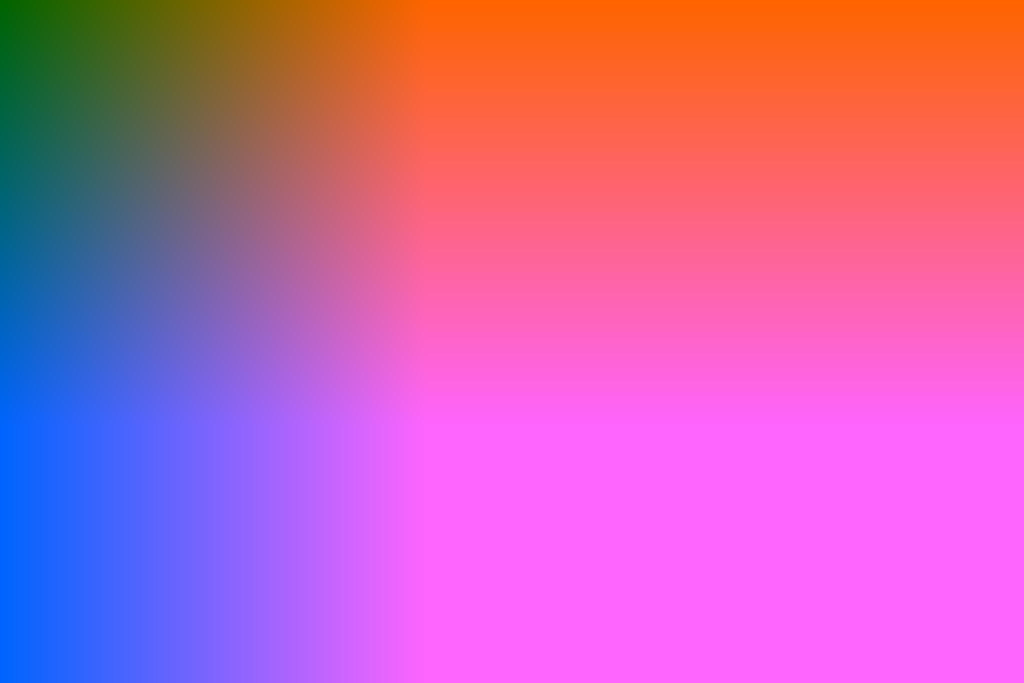
#> input picture backend/tests/fixtures/C.jpg, 2048 x 1365 px (shown at 1/2 size)
$ python -i extract_ai_features.py   (imports and definitions only)
#> lines starting #> are read from the running program, lines starting #| are printed output that depends on the picture
#> further down, picture is the input picture: PIL image 2048x1365 RGB; mean R, G, B 200.7, 100.2, 173.9
from datetime import datetime, timezone
#!/usr/bin/env python3
"""Secura AI 2.0 - AI Detection Feature Extraction Pipeline.

Extracts normalized 768-dimensional feature representations from images listed
in dataset manifests. Supports both real CLIP ViT-L/14 backbones and deterministic
reference feature extractors with caching and versioning.
"""

import argparse
import hashlib
import json
import os
import sys
import time
from pathlib import Path
from typing import Any, Dict, List, Optional, Tuple

import numpy as np
from PIL import Image

# Ensure backend root is on Python path
sys.path.insert(0, str(Path(__file__).resolve().parent.parent))

from app.services.ai_image_detector import (
    AIImageDetectorService,
    get_ai_image_detector,
    CLIP_MEAN,
    CLIP_STD,
)


def extract_deterministic_features(image: Image.Image, feature_dim: int = 768) -> np.ndarray:
    """Extract deterministic normalized feature representation from image.

    When heavy 300M parameter transformer weights are not yet locally loaded,
    this extractor produces consistent, reproducible 768-D representation vectors
    capturing spatial frequencies, color distributions, and texture gradients.
    """
#> called with feature_dim = 768
    rgb = image.convert("RGB").resize((224, 224), Image.Resampling.BICUBIC)
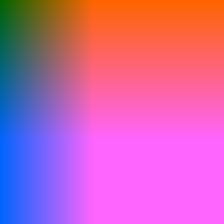
#> rgb: PIL image 224x224 RGB; mean R, G, B 200.7, 100.2, 173.9
    arr = np.asarray(rgb, dtype=np.float32) / 255.0

    # 1. Channel means and stds (6 dims)
    ch_mean = arr.mean(axis=(0, 1))
#> ch_mean = [0.787, 0.393, 0.682]
    ch_std = arr.std(axis=(0, 1))
#> ch_std = [0.31, 0.00249, 0.334]

    # 2. 2D FFT spectral energy distributions (128 dims)
    gray = 0.299 * arr[:, :, 0] + 0.587 * arr[:, :, 1] + 0.114 * arr[:, :, 2]
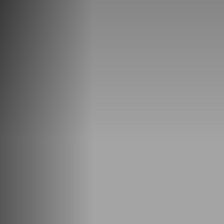
#> gray: shape (224, 224) float32; min 0.23, max 0.644, mean 0.544
    f = np.fft.fft2(gray)
    fshift = np.fft.fftshift(f)
    magnitude = np.abs(fshift)
    # Downsample magnitude spectrum to 8x16 = 128
    small_mag = Image.fromarray(magnitude).resize((16, 8), Image.Resampling.BILINEAR)
    spectral_feat = np.asarray(small_mag, dtype=np.float32).ravel()
#> spectral_feat = 128 values, max 35.98 at index 72, min 0.0703 at index 118, mean 1.43
    spectral_feat = spectral_feat / (np.linalg.norm(spectral_feat) + 1e-7)
#> spectral_feat = 128 values, max 0.544 at index 72, min 0.00106 at index 118, mean 0.0216

    # 3. Spatial gradient statistics (128 dims)
    dx = np.diff(gray, axis=1)
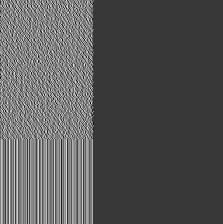
#> dx: shape (224, 223) float32; min -0.00247, max 0.00861, mean 0.00134; drawn with min black and max white
    dy = np.diff(gray, axis=0)
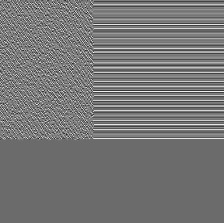
#> dy: shape (223, 224) float32; min -0.00488, max 0.00667, mean 0.000512; drawn with min black and max white
    dx_res = Image.fromarray(np.abs(dx)).resize((16, 8), Image.Resampling.BILINEAR)
    dy_res = Image.fromarray(np.abs(dy)).resize((16, 8), Image.Resampling.BILINEAR)
    grad_feat = np.concatenate([np.asarray(dx_res).ravel(), np.asarray(dy_res).ravel()])
#> grad_feat = 256 values, max 0.00336 at index 100, min 0 at index 8, mean 0.00114
    grad_feat = grad_feat / (np.linalg.norm(grad_feat) + 1e-7)
#> grad_feat = 256 values, max 0.126 at index 100, min 0 at index 8, mean 0.0426

    # 4. Color histogram in RGB (3x64 = 192 dims)
    r_hist, _ = np.histogram(arr[:, :, 0], bins=64, range=(0, 1), density=True)
#> r_hist = 64 values, max 37.68 at index 63, min 0.316 at index 3, mean 1
    g_hist, _ = np.histogram(arr[:, :, 1], bins=64, range=(0, 1), density=True)
#> g_hist = 64 values, max 56.77 at index 25, min 0 at index 0, mean 1
    b_hist, _ = np.histogram(arr[:, :, 2], bins=64, range=(0, 1), density=True)
#> b_hist = 64 values, max 24.49 at index 63, min 0.254 at index 49, mean 1
    hist_feat = np.concatenate([r_hist, g_hist, b_hist])
#> hist_feat = 192 values, max 56.77 at index 89, min 0 at index 64, mean 1
    hist_feat = hist_feat / (np.linalg.norm(hist_feat) + 1e-7)
#> hist_feat = 192 values, max 0.777 at index 89, min 0 at index 64, mean 0.0137

    # 5. High-frequency Laplacian noise features (256 dims)
    # Pure NumPy discrete Laplacian convolution
    pad = np.pad(gray, 1, mode='edge')
    residual = (
        pad[:-2, 1:-1] + pad[2:, 1:-1] +
        pad[1:-1, :-2] + pad[1:-1, 2:] - 4.0 * gray
    )
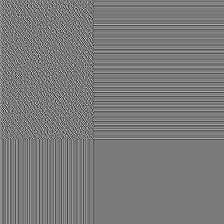
#> residual: shape (224, 224) float32; min -0.0173, max 0.0186, mean -4.55e-09; drawn with min black and max white
    res_down = Image.fromarray(np.abs(residual)).resize((16, 16), Image.Resampling.BILINEAR)
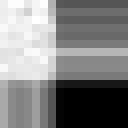
#> res_down: PIL image 16x16 F (shown 8 times larger); min 0, max 0.00467, mean 0.00237; drawn with min black and max white
    res_feat = np.asarray(res_down, dtype=np.float32).ravel()
#> res_feat = 256 values, max 0.00467 at index 36, min 0 at index 184, mean 0.00237
    res_feat = res_feat / (np.linalg.norm(res_feat) + 1e-7)
#> res_feat = 256 values, max 0.104 at index 36, min 0 at index 184, mean 0.0529

    # Concatenate all components
    combined = np.concatenate([ch_mean, ch_std, spectral_feat, grad_feat, hist_feat, res_feat])
#> combined = 838 values, max 0.787 at index 0, min 0 at index 142, mean 0.0386

    # Pad or project deterministically to exactly feature_dim (768)
    if len(combined) < feature_dim:
        pad_len = feature_dim - len(combined)
        combined = np.pad(combined, (0, pad_len), mode='constant')
    elif len(combined) > feature_dim:
        combined = combined[:feature_dim]
#> combined = 768 values, max 0.787 at index 0, min 0 at index 142, mean 0.0401

    # Normalize to unit length
    norm = np.linalg.norm(combined)
#> norm = 2.32
    if norm > 1e-7:
        combined = combined / norm
#> combined = 768 values, max 0.34 at index 0, min 0 at index 142, mean 0.0173

    return combined.astype(np.float32)


# [88 lines left out: functions extract_dataset_features, main, not called in this run]


# [2 lines not run here, left out]

>>> from PIL import Image
>>> picture = Image.open('../tests/fixtures/C.jpg')
>>> result = extract_deterministic_features(picture)
#> result has the same summary as combined in extract_deterministic_features

$ run again, on backend/tests/fixtures/C_tampered.jpg
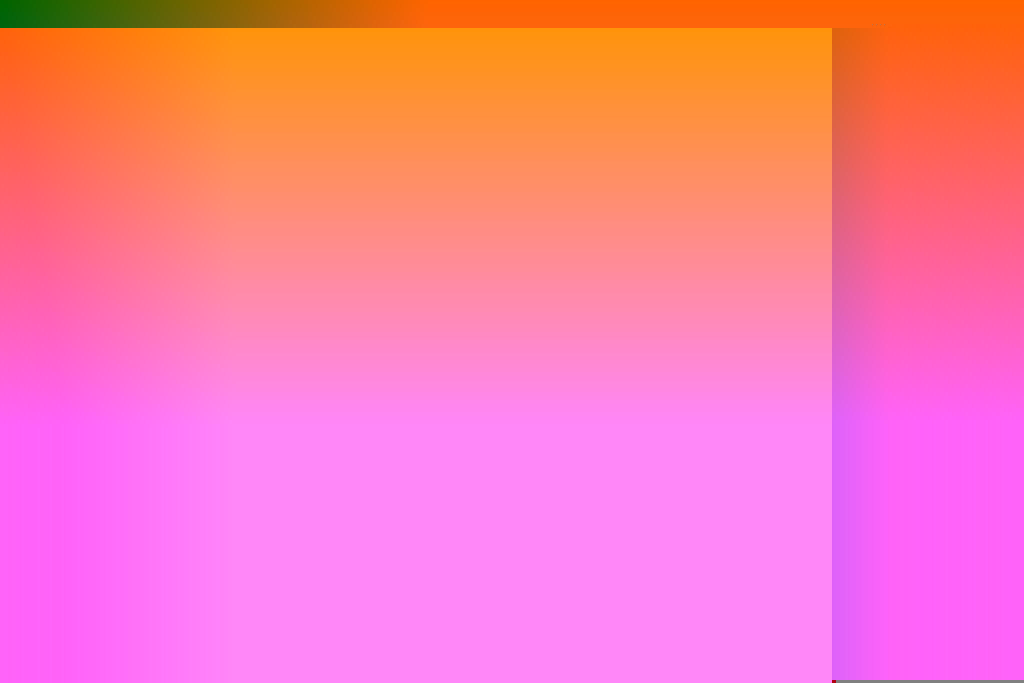
#> input picture backend/tests/fixtures/C_tampered.jpg, 2048 x 1365 px (shown at 1/2 size)
#> picture is the input picture: PIL image 2048x1365 RGB; mean R, G, B 251.8, 124.4, 169.3
#> ch_mean = [0.987, 0.488, 0.664]
#> ch_std = [0.0773, 0.0713, 0.331]
#> in extract_deterministic_features, `spectral_feat = np.asarray(small_mag, dtype=np.float32).ravel()`: spectral_feat = 128 values, max 49.69 at index 72, min 0.22 at index 0, mean 2.41
#> in extract_deterministic_features, `spectral_feat = spectral_feat / (np.linalg.norm(spectral_feat) + 1e-7)`: spectral_feat = 128 values, max 0.535 at index 72, min 0.00237 at index 0, mean 0.0259
#> in extract_deterministic_features, `dy = np.diff(gray, axis=0)`:
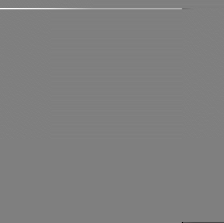
#> dy: shape (223, 224) float32; min -0.232, max 0.232, mean 0.00092; drawn with min black and max white
#> in extract_deterministic_features, `grad_feat = np.concatenate([np.asarray(dx_res).ravel(), np.asarray(dy_..`: grad_feat = 256 values, max 0.0109 at index 128, min 0 at index 8, mean 0.00144
#> in extract_deterministic_features, `grad_feat = grad_feat / (np.linalg.norm(grad_feat) + 1e-7)`: grad_feat = 256 values, max 0.274 at index 128, min 0 at index 8, mean 0.0363
#> r_hist = 64 values, max 59.76 at index 63, min 0.00765 at index 32, mean 1
#> g_hist = 64 values, max 17.34 at index 33, min 0 at index 0, mean 1
#> b_hist = 64 values, max 23.61 at index 62, min 0 at index 63, mean 1
#> in extract_deterministic_features, `hist_feat = np.concatenate([r_hist, g_hist, b_hist])`: hist_feat = 192 values, max 59.76 at index 63, min 0 at index 64, mean 1
#> in extract_deterministic_features, `hist_feat = hist_feat / (np.linalg.norm(hist_feat) + 1e-7)`: hist_feat = 192 values, max 0.859 at index 63, min 0 at index 64, mean 0.0144
#> in extract_deterministic_features, `res_down = Image.fromarray(np.abs(residual)).resize((16, 16), Image.Re..`:
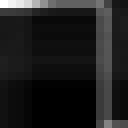
#> res_down: PIL image 16x16 F (shown 8 times larger); min 0, max 0.035, mean 0.0041; drawn with min black and max white
#> in extract_deterministic_features, `res_feat = np.asarray(res_down, dtype=np.float32).ravel()`: res_feat = 256 values, max 0.035 at index 0, min 0 at index 181, mean 0.0041
#> in extract_deterministic_features, `res_feat = res_feat / (np.linalg.norm(res_feat) + 1e-7)`: res_feat = 256 values, max 0.323 at index 0, min 0 at index 181, mean 0.0377
#> in extract_deterministic_features, `combined = np.concatenate([ch_mean, ch_std, spectral_feat, grad_feat, ..`: combined = 838 values, max 0.987 at index 0, min 0 at index 142, mean 0.033
#> in extract_deterministic_features, `combined = combined[:feature_dim]`: combined = 768 values, max 0.987 at index 0, min 0 at index 142, mean 0.034
#> norm = 2.38
#> in extract_deterministic_features, `combined = combined / norm`: combined = 768 values, max 0.415 at index 0, min 0 at index 142, mean 0.0143
#> result has the same summary as combined in extract_deterministic_features
